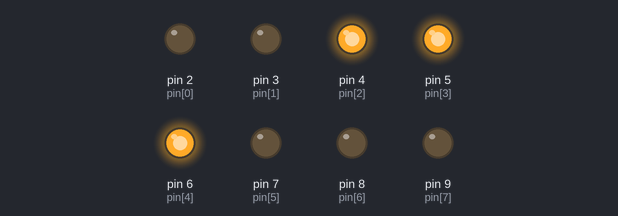
This sketch was run on a simulated Arduino Uno, built with avr-gcc and run on an emulated ATmega328P. Shown: output pins drawn as LEDs (lit = HIGH).

Above: at 0.2 s.
At 0.7 s:
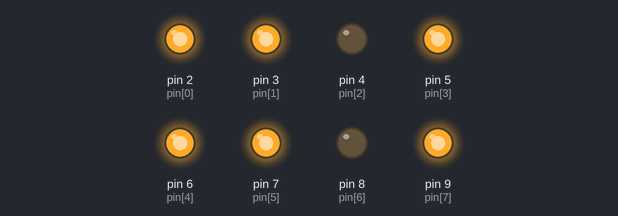
At 1.2 s:
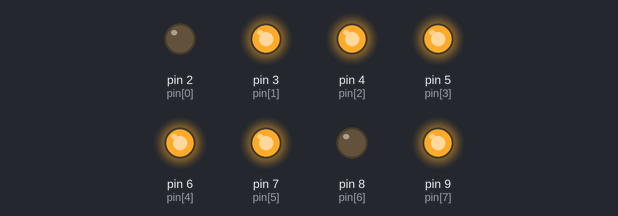
At 2.2 s:
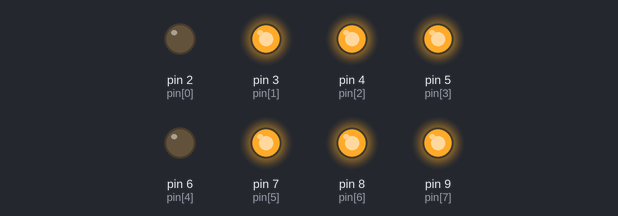
At 3.2 s:
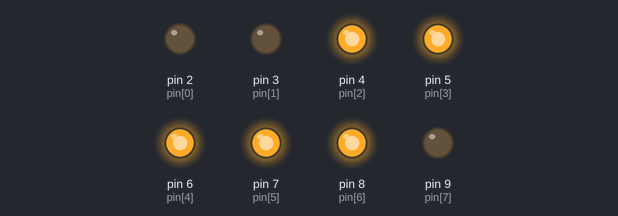
At 4.2 s:
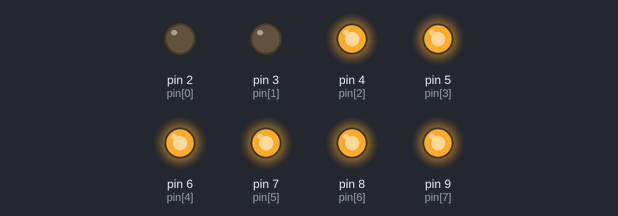
Timing chart, 0 to 5.2 s (numbered marks = the images above):
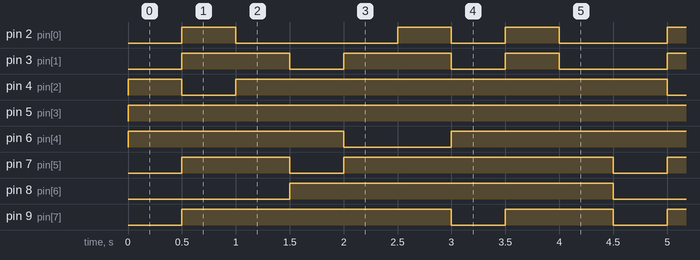

The sketch:

PAZ_Arduino-Based_1_segment_LED_Display.ino
```cpp
//======================================================================================
//Filename : PAZ_Arduino-Based 1 segment LED Display.ino
//Author : Al Francis B. Paz
//Email : afpaz@gbox.adnu.edu.ph
//Exercise Number:9
//Description : This project is a 1 segment LED Display, that outputs the numbers from 1 to 9
//Last modified: March 17, 2023
//======================================================================================

byte pin[] = {2, 3, 4, 5, 6, 7, 8, 9};//arduino pin array

int number[9][8] = {//number array

  {0, 0, 1, 1, 1, 0, 0, 0},//1
  {1, 1, 0, 1, 1, 1, 0, 1},//2
  {0, 1, 1, 1, 1, 1, 0, 1},//3
  {0, 0, 1, 1, 1, 0, 1, 1},//4
  {0, 1, 1, 1, 0, 1, 1, 1},//5
  {1, 1, 1, 1, 0, 1, 1, 1},//6
  {0, 0, 1, 1, 1, 1, 1, 0},//7
  {1, 1, 1, 1, 1, 1, 1, 1},//8
  {0, 0, 1, 1, 1, 1, 1, 1},//9


};

void setup() {
  for (byte a = 0; a < 8; a++) {
    pinMode(pin[a], OUTPUT);//define output pins
  }
}

void loop() {
  for (int a = 0; a < 9; a++) {
    for (int b = 0; b < 8; b++) {
      digitalWrite(pin[b], number[a][b]);//display numbers
    }
    delay(500);//delay
  }
}
```

Measured:
- by itself, pin 2 (pin[0]): repeats every 4.5 s: LOW 1.5 s, HIGH 0.50 s, LOW 0.50 s, HIGH 0.50 s, LOW 1.0 s, HIGH 0.50 s
- by itself, pin 3 (pin[1]): repeats every 4.5 s: LOW 0.50 s, HIGH 1.0 s, LOW 0.50 s, HIGH 0.50 s, LOW 1.0 s, HIGH 1.0 s
- by itself, pin 4 (pin[2]): repeats every 4.5 s: LOW 0.50 s, HIGH 4.0 s
- by itself, pin 5 (pin[3]): LOW → HIGH at 0.00 s
- by itself, pin 6 (pin[4]): repeats every 4.5 s: LOW 1.0 s, HIGH 3.5 s
- by itself, pin 7 (pin[5]): repeats every 4.5 s: LOW 0.50 s, HIGH 2.5 s, LOW 0.50 s, HIGH 1.0 s
- by itself, pin 8 (pin[6]): alternates HIGH for 3.0 s and LOW for 1.5 s
- by itself, pin 9 (pin[7]): repeats every 4.5 s: LOW 0.50 s, HIGH 1.0 s, LOW 0.50 s, HIGH 2.5 s
